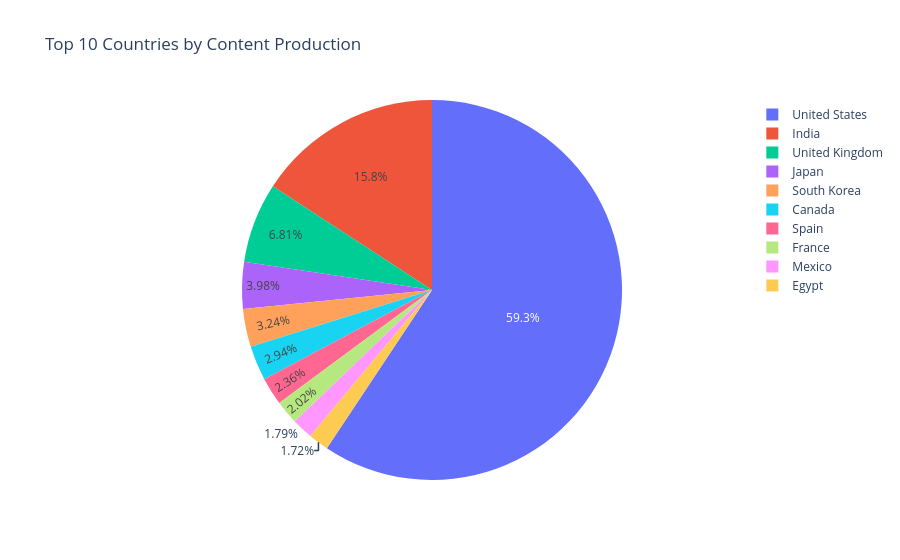

The code cell stored with this chart in its notebook:
### Code cell
top_countries = df['country'].value_counts().head(10)
fig = px.pie(values=top_countries.values, names=top_countries.index, title='Top 10 Countries by Content Production')
fig.show()

### Figure 1 — Plotly figure (JSON) as saved in the notebook; plotly's stock layout.template omitted (floating-point values rounded to 4 significant figures)
{"data": [{"domain": {"x": [0, 1], "y": [0, 1]}, "hovertemplate": "label=%{label}<br>value=%{value}<extra></extra>", "labels": ["United States", "India", "United Kingdom", "Japan", "South Korea", "Canada", "Spain", "France", "Mexico", "Egypt"], "legendgroup": "", "name": "", "showlegend": true, "type": "pie", "values": [3649, 972, 419, 245, 199, 181, 145, 124, 110, 106]}], "layout": {"legend": {"tracegroupgap": 0}, "title": {"text": "Top 10 Countries by Content Production"}}}
